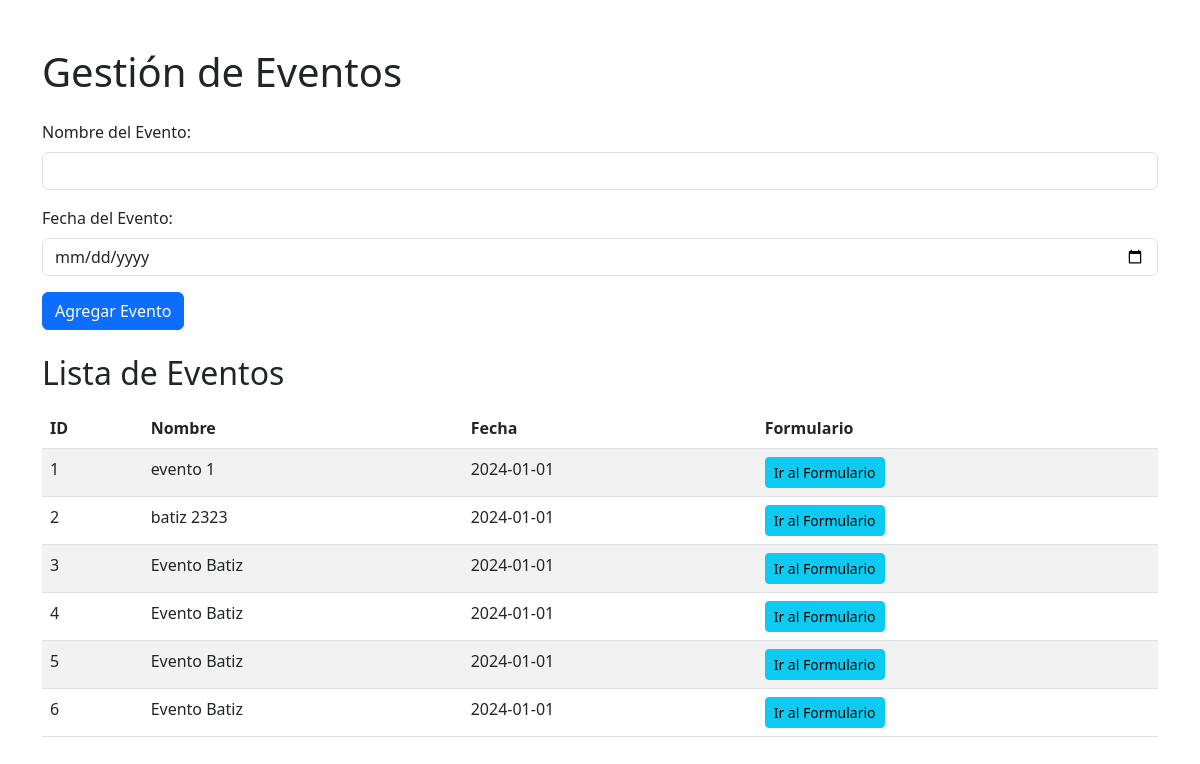
/eventos, run on the app's committed database.
### app.py (models this page shows)
class Evento(db.Model):
    id = db.Column(db.Integer, primary_key=True)
    nombre = db.Column(db.String(100), nullable=False)
    fecha = db.Column(db.String(100), nullable=False)
    boletos = db.relationship('Boleto', backref='evento', lazy=True)

### app.py (the view, shortened to what this page needs)
@app.route('/eventos', methods=['GET', 'POST'])
def eventos():
    eventos = Evento.query.all()
    return render_template('eventos.html', eventos=eventos)

### templates/eventos.html (shortened to what this page needs)
<!DOCTYPE html>
<html lang="es">
  <head>
    <link
      href="https://cdn.jsdelivr.net/npm/bootstrap@5.3.0-alpha1/dist/css/bootstrap.min.css"
      rel="stylesheet"
    />
  </head>
  <body>
    <div class="container mt-5">
      <h1 class="mb-4">Gestión de Eventos</h1>
      <form action="/eventos" method="POST" class="mb-4">
        <div class="mb-3">
          <label for="nombre" class="form-label">Nombre del Evento:</label>
          <input
            type="text"
            id="nombre"
            name="nombre"
            class="form-control"
            required
          />
        </div>
        <div class="mb-3">
          <label for="fecha" class="form-label">Fecha del Evento:</label>
          <input
            type="date"
            id="fecha"
            name="fecha"
            class="form-control"
            required
          />
        </div>
        <button type="submit" class="btn btn-primary">Agregar Evento</button>
      </form>
      <h2 class="mb-3">Lista de Eventos</h2>
      <table class="table table-striped">
        <thead>
          <tr>
            <th>ID</th>
            <th>Nombre</th>
            <th>Fecha</th>
            <th>Formulario</th>
          </tr>
        </thead>
        <tbody>
          {% for evento in eventos %}
          <tr>
            <td>{{ evento.id }}</td>
            <td>{{ evento.nombre }}</td>
            <td>{{ evento.fecha }}</td>
            <td>
              <a
                href="{{ url_for('formulario', evento_id=evento.id) }}"
                class="btn btn-info btn-sm"
                >Ir al Formulario</a
              >
            </td>
          </tr>
          {% endfor %}
        </tbody>
      </table>
    </div>
  </body>
</html>

### data on the page
Evento: id "1", nombre "evento 1", fecha "2024-01-01"
Evento: id "2", nombre "batiz 2323", fecha "2024-01-01"
Evento: id "3", nombre "Evento Batiz", fecha "2024-01-01"
Evento: id "4", nombre "Evento Batiz", fecha "2024-01-01"
Evento: id "5", nombre "Evento Batiz", fecha "2024-01-01"
Evento: id "6", nombre "Evento Batiz", fecha "2024-01-01"
